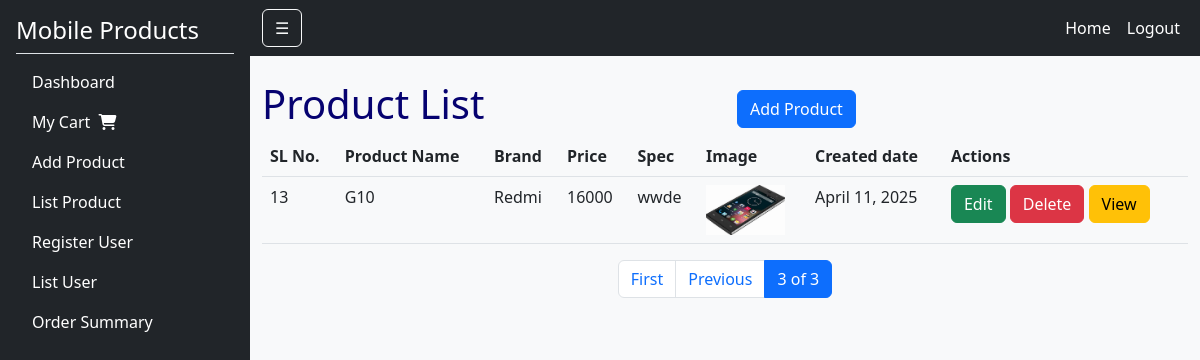
The app's page /mobile/list/?page=3, older data.
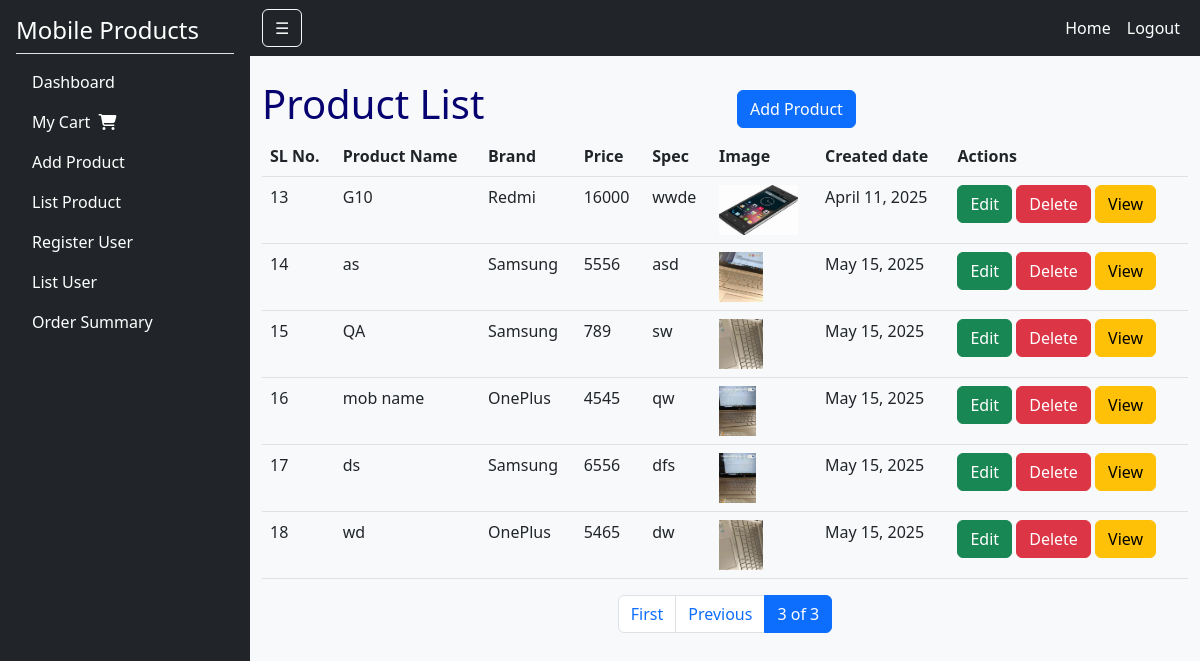
The same page, newer data.
### mobileapp/models.py (models this page shows, shortened)
class Mobile(models.Model):
    mobile_name=models.CharField(max_length=70,unique=True)
    brand=models.ForeignKey(Brand,on_delete=models.CASCADE)
    price=models.IntegerField()
    specs = models.TextField()
    image=models.ImageField(upload_to='images/')
    date=models.DateField(auto_now=True)

class Brand(models.Model):
    brand_name=models.CharField(max_length=50,unique=True)
    def __str__(self):
      return self.brand_name

### mobileapp/views.py (the view)
# urls.py: path('list/',views.list_Products,name='list'),
def list_Products(request):
    pdt=Mobile.objects.all()
    paginator = Paginator(pdt, 6)
    page_number = request.GET.get('page')  # Get the current page number from the URL
    page_obj = paginator.get_page(page_number)  # Get page object
    context={'page_obj':page_obj}
    return render(request,'mobile/list.html',context)

### templates/mobile/list.html (shortened to what this page needs)
{% extends 'mobile/index.html' %}
{% block body_block %}
<div class="row">
    <div class="col-6"><h1 style="color:#060270">Product List</h1></div>
        <div class="col-6">
    <a href="{% url 'mobileapp:create' %}"
      class="btn btn-primary"
      style="margin-top: 10px"
      >Add Product</a>
  </div>
</div>
   <table class="table">
        <tr>
            <th>SL No.</th>
            <th>Product Name</th>
            <th>Brand</th>
            <th>Price</th>
            <th>Spec</th>
            <th>Image</th>
            <th>Created date</th>
            <th>Actions</th>
        </tr>
        {% for mobile_obj in page_obj %}
        <tr class='h-20'>
            <td>{{ forloop.counter0|add:page_obj.start_index }}</td>
            <td>{{mobile_obj.mobile_name}}</td>
            <td>{{mobile_obj.brand}}</td>
            <td>{{mobile_obj.price}}</td>
            <td>{{mobile_obj.specs}}</td>
            <td><img src="{{mobile_obj.image.url}}" alt="img" style="height:50px;"></td>
            <td>{{mobile_obj.date}}</td>
            <td>
            <a href="{% url 'mobileapp:edit' mobile_obj.id %}" class="btn btn-success">Edit</a>
             <a href="{% url 'mobileapp:delete' mobile_obj.id %}"
             class="btn btn-danger"
             onclick="return confirm('Are you sure you want to delete this item?')">
             Delete
             </a>
            <a href="{% url 'mobileapp:detail' mobile_obj.id %}" class="btn btn-warning">View</a>
        </tr>
        {%endfor%}
    </table>
<nav aria-label="Page navigation">
    <ul class="pagination justify-content-center">
        {% if page_obj.has_previous %}
            <li class="page-item">
                <a class="page-link" href="?page=1">First</a>
            </li>
            <li class="page-item">
                <a class="page-link" href="?page={{ page_obj.previous_page_number }}">Previous</a>
            </li>
        {% endif %}
        <li class="page-item active">
            <span class="page-link">{{ page_obj.number }} of {{ page_obj.paginator.num_pages }}</span>
        </li>
    </ul>
</nav>
    {% endblock %}

Row changes from the older to the newer data that the page shows:
added Mobile: mobile_name "as", brand "Samsung", price "5556", specs "asd", image (picture), date "May 15, 2025"
added Mobile: mobile_name "QA", brand "Samsung", price "789", specs "sw", image (picture), date "May 15, 2025"
added Mobile: mobile_name "mob name", brand "OnePlus", price "4545", specs "qw", image (picture), date "May 15, 2025"
added Mobile: mobile_name "ds", brand "Samsung", price "6556", specs "dfs", image (picture), date "May 15, 2025"
added Mobile: mobile_name "wd", brand "OnePlus", price "5465", specs "dw", image (picture), date "May 15, 2025"
